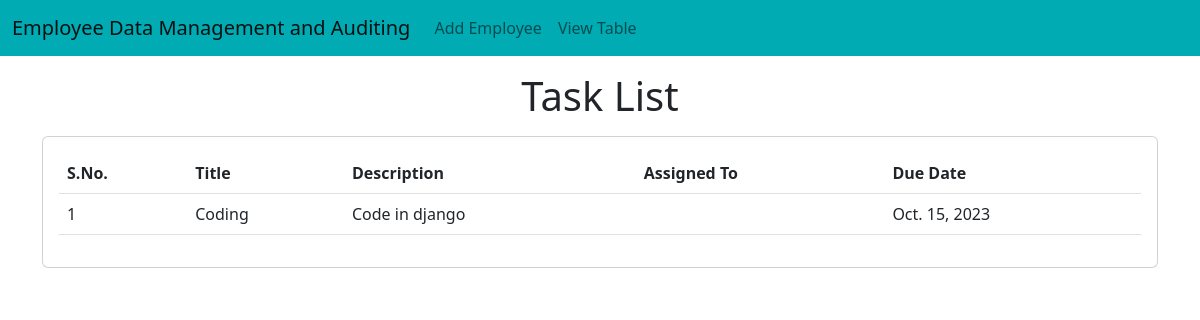
Screenshot of /emp/task-list/ with the database file from the repository.
### emp/models.py (models this page shows, shortened)
class Task(models.Model):
    title = models.CharField(max_length=200)
    description = models.TextField()
    assigned_to = models.ForeignKey(
        Employee, on_delete=models.CASCADE, related_name='tasks')
    due_date = models.DateField()
    history_task = AuditlogHistoryField()

### emp/views.py (the view)
# urls.py: path('task-list/', views.task_list, name='task_list'),
def task_list(request):
    tasks = Task.objects.all()
    return render(request, "emp/task_list.html", {'tasks': tasks})

### templates/emp/task_list.html (shortened to what this page needs)
<!DOCTYPE html>
<html lang="en">
<head>
    <link href="https://cdn.jsdelivr.net/npm/bootstrap@5.2.2/dist/css/bootstrap.min.css" rel="stylesheet">
</head>
<body>
    {% include 'emp/navbar.html' %}
    <h1 class="text-center my-3">Task List</h1>
    <div class="container">
        <div class="row">
            <div class="col-md-12">
                <div class="card">
                    <div class="card-body">
                        <table class="table">
                            <thead>
                                <tr>
                                    <th>S.No.</th>
                                    <th>Title</th>
                                    <th>Description</th>
                                    <th>Assigned To</th>
                                    <th>Due Date</th>
                                </tr>
                            </thead>
                            <tbody>
                                {% for task in tasks %}
                                    <tr>
                                        <td>{{ forloop.counter }}</td>
                                        <td>{{ task.title }}</td>
                                        <td>{{ task.description }}</td>
                                        <td>{{ task.employee.emp_name }}</td>
                                        <td>{{ task.due_date }}</td>
                                    </tr>
                                {% endfor %}
                            </tbody>
                        </table>
                    </div>
                </div>
            </div>
        </div>
    </div>
</body>
</html>

### rows the page displays
Task: title "Coding", description "Code in django", due_date "Oct. 15, 2023"
